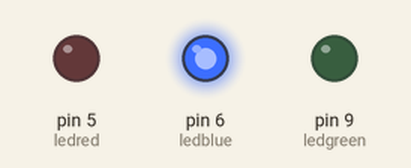
Bench run of a sketch on a simulated Arduino Uno, built with avr-gcc and run on an emulated ATmega328P. On the bench: output pins drawn as LEDs (lit = HIGH).

Above: at 0.1 s.
At 1.6 s:
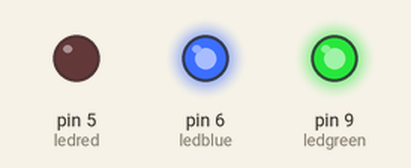
At 4.6 s:
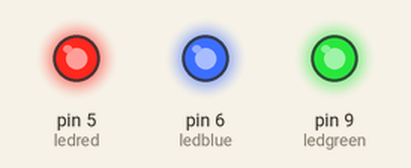
Timing chart, 0 to 6.1 s (numbered marks = the images above):
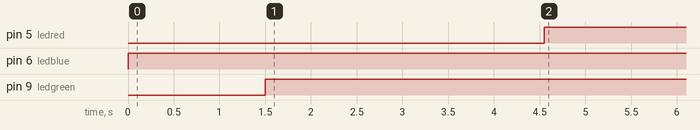

Measured:
- by itself, pin 5 (ledred): LOW → HIGH at 4.6 s
- by itself, pin 6 (ledblue): LOW → HIGH at 0.00 s
- by itself, pin 9 (ledgreen): LOW → HIGH at 1.5 s

The sketch:

hello_led_saw.ino
```cpp
//connect anode of led to pin 5
// connect cathode of led to gnd with 220 ohm resistor


int ledgreen=9;
int ledblue=6;
int ledred=5;
int ledDelay = 1000; //100ms or 1s


void setup() {
  // put your setup code here, to run once:
pinMode(ledgreen,OUTPUT);
pinMode(ledblue,OUTPUT);
pinMode(ledred,OUTPUT);
}

void loop() {
  // put your main code here, to run repeatedly:
analogWrite(ledblue,255);
delay(500);
analogWrite(ledblue,255);
delay(1000);
analogWrite(ledgreen,255);
delay(3000);
analogWrite(ledgreen,255);
delay(50);
analogWrite(ledred,255);
delay(50);
analogWrite(ledred,255);
delay(50);
}
```
